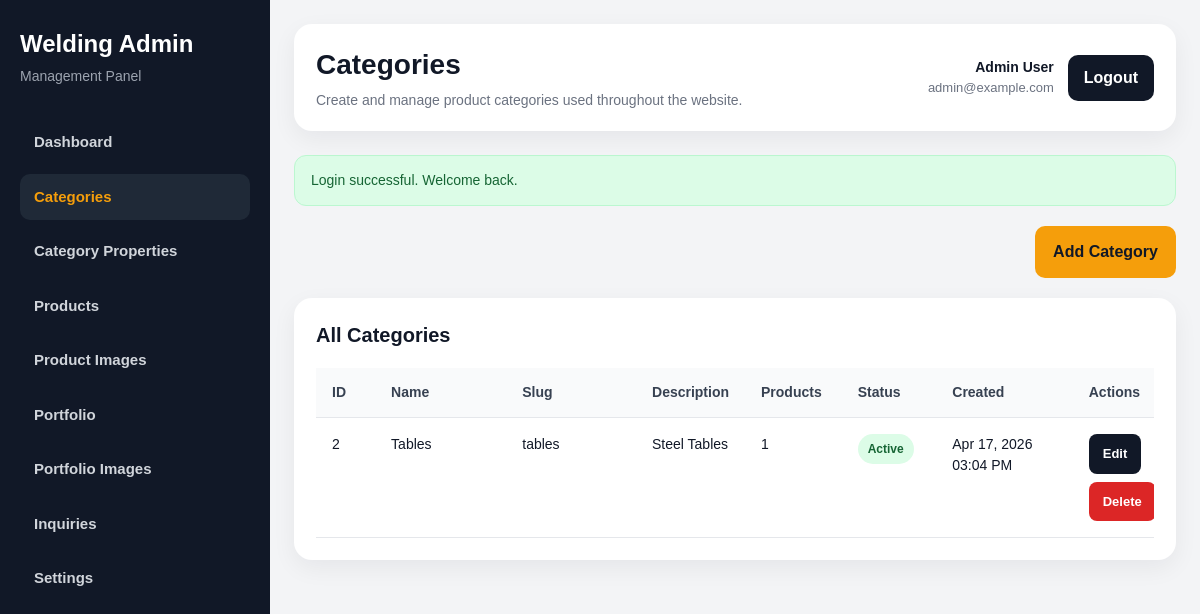
Before: /admin/categories/index.php (signed in) with the older database file.
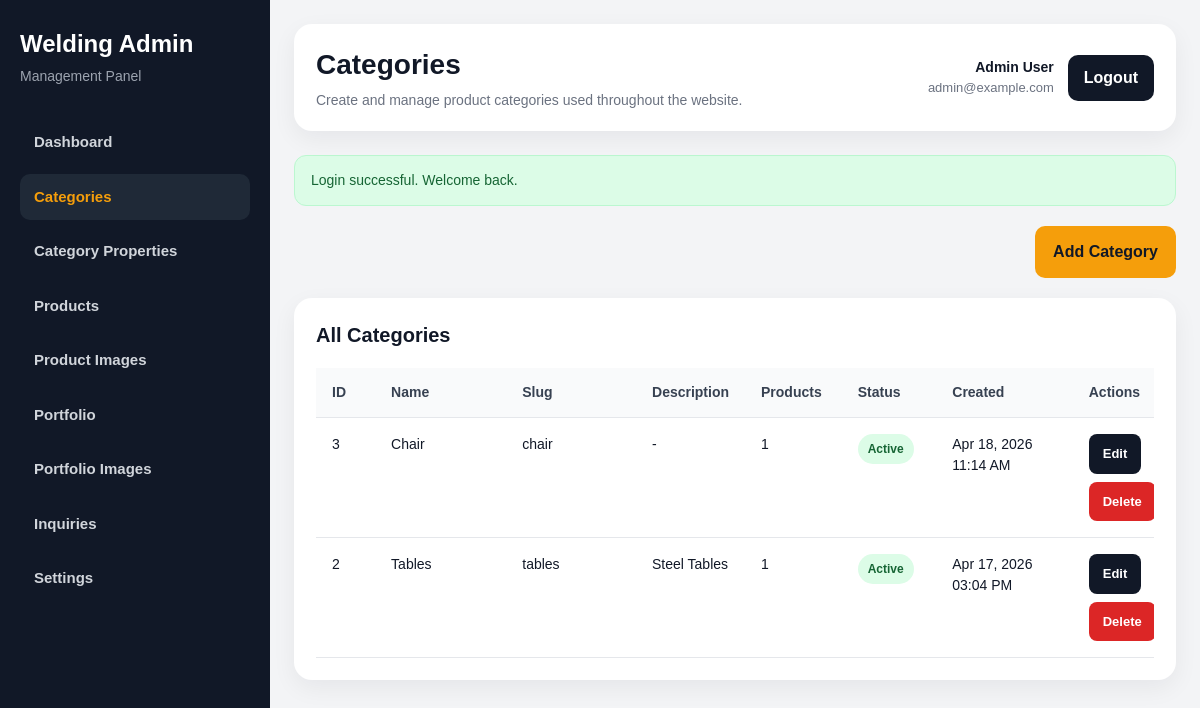
After: the same page with the newer database file.
### tables this page shows
CREATE TABLE `categories` (
  `id` int NOT NULL,
  `name` varchar(150) NOT NULL,
  `slug` varchar(180) NOT NULL,
  `description` text,
  `status` tinyint(1) DEFAULT '1',
  `created_at` timestamp NULL DEFAULT CURRENT_TIMESTAMP
);

### includes/functions.php (called while the page is built, shortened)
<?php
function e($value): string
{
    return htmlspecialchars((string)($value ?? ''), ENT_QUOTES, 'UTF-8');
}
function get_flash(string $key): ?string
{
    if (!isset($_SESSION['flash'][$key])) {
        return null;
    }
    $message = $_SESSION['flash'][$key];
    return $message;
}
function generate_csrf_token(): string
{
    return $_SESSION['csrf_token'];
}
function format_datetime(?string $datetime): string
{
    return date('M d, Y h:i A', strtotime($datetime));
}

### admin/categories/index.php (the view, shortened to what this page needs)
<?php
require_once __DIR__ . '/../includes/auth.php';
$successMessage = get_flash('success');
$stmt = $pdo->query("
    SELECT c.*,
           (SELECT COUNT(*) FROM products p WHERE p.category_id = c.id) AS product_count
    FROM categories c
    ORDER BY c.id DESC
");
$categories = $stmt->fetchAll();
require_once __DIR__ . '/../includes/header.php';
?>
<div class="admin-layout">
    <?php require_once __DIR__ . '/../includes/sidebar.php'; ?>
    <main class="admin-main">
        <?php require_once __DIR__ . '/../includes/topbar.php'; ?>
        <?php if ($successMessage): ?>
            <div class="alert alert-success"><?php echo e($successMessage); ?></div>
        <?php endif; ?>
        <div class="page-actions">
            <a href="<?php echo ADMIN_URL; ?>categories/create.php" class="btn btn-primary">Add Category</a>
        </div>
        <section class="content-card">
            <div class="content-card-header">
                <h3>All Categories</h3>
            </div>
            <?php if (!empty($categories)): ?>
                <div class="table-wrap">
                    <table class="admin-table">
                        <thead>
                            <tr>
                                <th width="70">ID</th>
                                <th width="180">Name</th>
                                <th width="180">Slug</th>
                                <th>Description</th>
                                <th width="100">Products</th>
                                <th width="100">Status</th>
                                <th width="180">Created</th>
                                <th width="180">Actions</th>
                            </tr>
                        </thead>
                        <tbody>
                            <?php foreach ($categories as $category): ?>
                                <tr>
                                    <td><?php echo e($category['id']); ?></td>
                                    <td><?php echo e($category['name']); ?></td>
                                    <td><?php echo e($category['slug']); ?></td>
                                    <td><?php echo e($category['description'] ?: '-'); ?></td>
                                    <td><?php echo e($category['product_count']); ?></td>
                                    <td>
                                        <?php if ((int)$category['status'] === 1): ?>
                                            <span class="status-badge active">Active</span>
                                        <?php else: ?>
                                            <span class="status-badge inactive">Inactive</span>
                                        <?php endif; ?>
                                    </td>
                                    <td><?php echo e(format_datetime($category['created_at'])); ?></td>
                                    <td>
                                        <div class="action-group">
                                            <a href="<?php echo ADMIN_URL; ?>categories/edit.php?id=<?php echo (int)$category['id']; ?>" class="btn btn-dark btn-sm">
                                                Edit
                                            </a>
                                            <a href="<?php echo ADMIN_URL; ?>categories/delete.php?id=<?php echo (int)$category['id']; ?>&csrf_token=<?php echo e(generate_csrf_token()); ?>"
                                               class="btn btn-danger btn-sm"
                                               onclick="return confirm('Are you sure you want to delete this category?');">
                                                Delete
                                            </a>
                                        </div>
                                    </td>
                                </tr>
                            <?php endforeach; ?>
                        </tbody>
                    </table>
                </div>
            <?php else: ?>
                <div class="empty-state">
                    <p>No categories found yet.</p>
                </div>
            <?php endif; ?>
        </section>
    </main>
</div>
<?php require_once __DIR__ . '/../includes/footer.php'; ?>

Changed rows visible on the page:
added categories: id "3", name "Chair", slug "chair", description "-", product_count "1", status "Active", created_at "Apr 18, 2026 11:14 AM"
